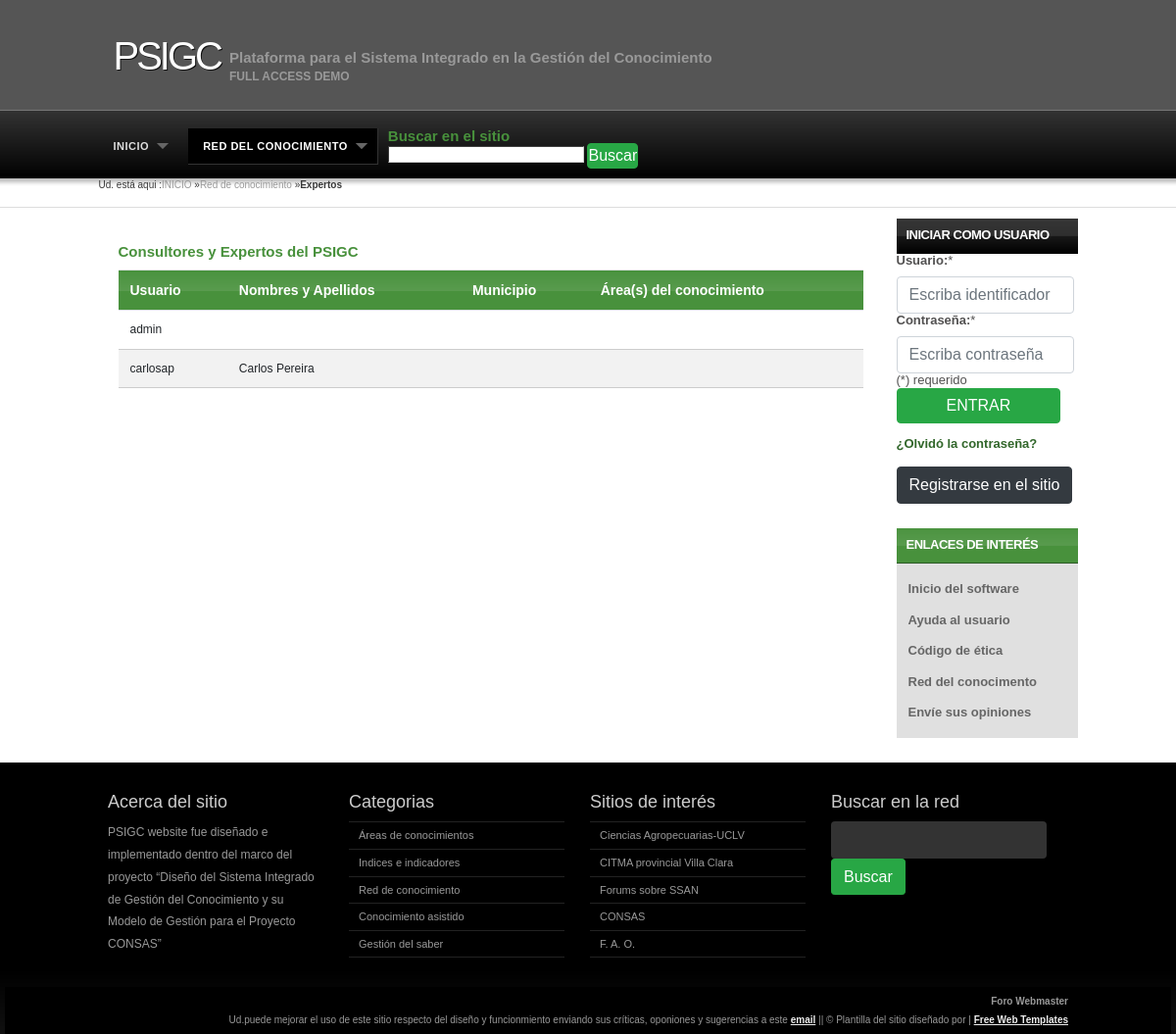
Screenshot of /url_redconoc/url_expertos/ with the database file from the repository.
### psigcmod/models.py (models this page shows, shortened)
class Usuario(AbstractUser):
    ingreso = models.DateField(auto_now_add=True,)
    municipio=models.ForeignKey("Municipio", on_delete=models.SET_NULL, verbose_name="Municipio de procedencia", blank=True, null=True)
    genero = models.CharField(max_length = 10, verbose_name="Género", choices=cgenero, null=True, default='')
    grdctfacad = models.CharField(max_length=20, choices=cgrd, verbose_name="Último título académico o científico alcanzado",blank=True, null=True)
    princresult = models.TextField(verbose_name="Principales resultados científicos", blank=True, null=True)
    foto=models.ImageField(default='', upload_to='Profiles', null=True, blank=True)
    grupo = models.ForeignKey("Grupo", verbose_name='Grupo de usuarios', on_delete=models.SET_NULL, null=True, blank=True)
    class Meta:
        verbose_name = 'Usuario'
        ordering = ['last_name', 'first_name',]
        db_table = 'usuario'

### psigcred/views.py (the view)
# urls.py: path('url_expertos/',views.vista_expertos, name='url_expertos'),
def vista_expertos(request):
    expertos = Usuario.objects.all()
    return render(request, "psigcred/tableexpertos.html", {"expertossdata":expertos})

### psigcred/templates/psigcred/tableexpertos.html (shortened to what this page needs)
{% extends 'psigchom/base.html' %}
{% load static %}
{% load crispy_forms_tags %}
{% block content %}
<body class="noheader">
    <div id="breadcrumbs">
        <span>Ud. está aqui :</span><a href="index.html">INICIO</a> &raquo;<a href="{% url 'url_redconoc'%}">Red de conocimiento</a> &raquo;<strong>Expertos</strong></span>
    </div>
    <div id="content"><br>
        {% if expertossdata %}
            <div class="card-body">
                <h4><strong>Consultores y Expertos del PSIGC</strong> </h4>
                <div class="table table-striped table-hover table-reponsive">
                    <table>
                        <tr>
                            <th>Usuario</th>
                            <th>Nombres y Apellidos</th>
                            <th>Municipio</th>
                            <th>Área(s) del conocimiento</th>
                        </tr>
                            {% for experto in expertossdata %}
                            <tr>
                                {% if not experto.username == 'psigcuser' or not experto.username == 'admin' %}
                                    <td><p>{{experto.username}}</p></td>
                                    <td><p>{{experto.first_name}} {{experto.last_name}} </p></td>
                                    <td>{% if experto.municipio %}<p>{{experto.municipio}}</p> {% endif %}</td>
                                    <td>
                                    </td>
                                {% endif %}
                            {% endfor%}
                        </tr>
                    </table>
                </div>
            </div>
        {% else %}
            <div class="card-body" align="center" style="width:70%; margin: auto">
                <div class="alert alert-primary alert-dismissible fade show" role="alert"><strong> Aún no existen consultores o expertos registrados en la base de datos.</strong></div>
            </div>
        {% endif %}
    </div>
</body>
{% endblock %}

### psigchom/static/psigchom/styles.css (style rules this page uses)
body { background: #FFF url('images/body-single.png') repeat-x scroll top left; margin:0; padding:0; font-family: Verdana, Geneva, sans-serif; font-size: 13px; color: rgb(82, 81, 81); }
body.noheader { background: #FFF url('images/body-noheader.png') repeat-x scroll top left; }
* { margin:0; padding:0; }
table { width: 100%; text-align: left; font-family: Verdana, Geneva, sans-serif; }
th, td { padding: 0px 0px; }
th { color: #fff; font-size: 14px; background: #48913C url(images/h4.png) repeat-x scroll center center; }
td { border-bottom: 1px solid #ccc; }
tr { padding:0px 0px; }
td p { line-height: 1.2em; margin-bottom: 0px; font-size: 12px; }
p { line-height: 1.9em; margin-bottom: 0px; font-size: 12px; }
a { color: #32672B; }
h4 { padding-bottom: 10px; font-size: 15px; color: #48913C; }
#breadcrumbs { color: #383838; font-size: 10px; height: 30px; padding-top: 0px; }
#breadcrumbs a { color: #999; }
#content { float: left; width: 800px; overflow: hidden; scroll-behavior: auto; }

### rows the page displays
Usuario: username "admin"
Usuario: username "carlosap", first_name "Carlos", last_name "Pereira"
